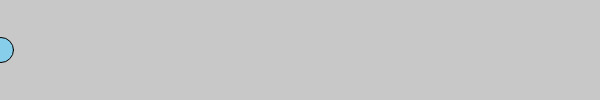
Frame 1 (no input)
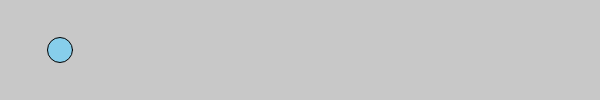
Frame 60 (no input)
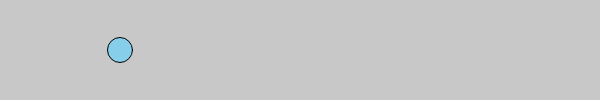
Frame 120 (the mouse pressed at the canvas centre since frame 60)

The p5.js sketch that drew these frames (run headless with seeded random() and noise() and a simulated clock; from frame 60 on, the mouse is pressed at the canvas centre):

// p5.js sketch
// ── sketch.js
var counter = 0;
var ballDir = true;

function setup() {
    createCanvas(600, 100);
}

function draw() {
    background(200);
    //    counter = counter + 1;
    //    console.log(counter);

    //    if(counter > width){
    //        counter = 0};


    if (counter < 0) {
        //limit one
        ballDir = true;
        console.log("left hit");
    };

    if (counter >= width) {
        //limit two
        ballDir = false;
        console.log("right hit:" + counter);
    }

    //    if(ballDir == true){
    //        counter = counter + 1;
    //    }
    //    if(ballDir == false){
    //        counter = counter - 1;
    //    }

    if (ballDir == true) {
        counter = counter + 1;
    } else {
        counter = counter - 1;
    }

    if (counter > 0 && counter < 200) {
        fill("skyblue");
    } else if (counter > 200 && counter < 400) {
        fill("green");
    } else if (counter > 400 && counter < width) {
        fill("red");
    } else {
        fill("yellow");
    }


    //console.log(counter);


    ellipse(counter, height / 2, 25, 25);
}
